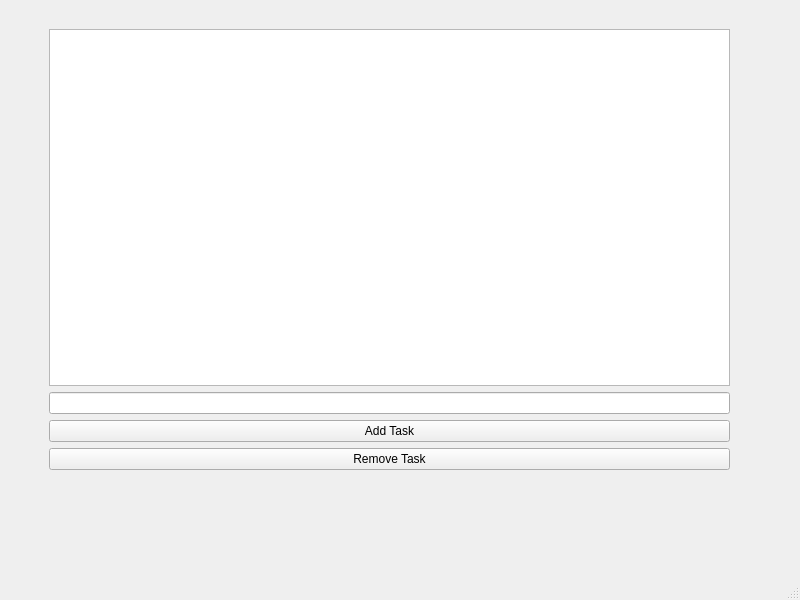
<?xml version="1.0" encoding="UTF-8"?>
<ui version="4.0">
 <class>MainWindow</class>
 <widget class="QMainWindow" name="MainWindow">
  <property name="geometry">
   <rect>
    <x>0</x>
    <y>0</y>
    <width>800</width>
    <height>600</height>
   </rect>
  </property>
  <property name="windowTitle">
   <string>MainWindow</string>
  </property>
  <widget class="QWidget" name="centralwidget">
   <widget class="QWidget" name="verticalLayoutWidget">
    <property name="geometry">
     <rect>
      <x>49</x>
      <y>29</y>
      <width>681</width>
      <height>441</height>
     </rect>
    </property>
    <layout class="QVBoxLayout" name="verticalLayout">
     <item>
      <widget class="QListWidget" name="taskListWidget"/>
     </item>
     <item>
      <widget class="QLineEdit" name="taskLineEdit"/>
     </item>
     <item>
      <widget class="QPushButton" name="addTaskButton">
       <property name="text">
        <string>Add Task</string>
       </property>
      </widget>
     </item>
     <item>
      <widget class="QPushButton" name="removeTaskButton">
       <property name="text">
        <string>Remove Task</string>
       </property>
      </widget>
     </item>
    </layout>
   </widget>
  </widget>
  <widget class="QMenuBar" name="menubar">
   <property name="geometry">
    <rect>
     <x>0</x>
     <y>0</y>
     <width>800</width>
     <height>22</height>
    </rect>
   </property>
  </widget>
  <widget class="QStatusBar" name="statusbar"/>
 </widget>
 <resources/>
 <connections/>
</ui>
